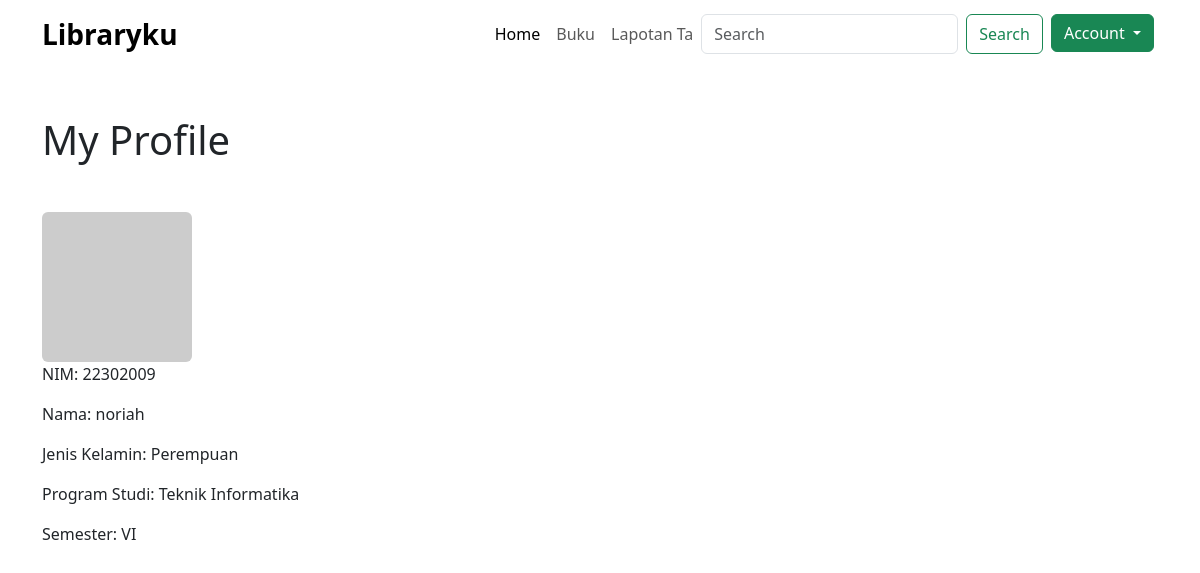
The app's page /librarybai/mypro.php (signed in) with its own data.
### tables this page shows
CREATE TABLE `mhs` (
  `nim` int(8) NOT NULL,
  `nama_mhs` varchar(50) NOT NULL,
  `jenkel` enum('Laki-Laki','Perempuan','','') NOT NULL,
  `id_prodi` int(5) NOT NULL,
  `id_smt` int(5) NOT NULL,
  `email` varchar(50) NOT NULL,
  `password` varchar(50) NOT NULL,
  `status` enum('Aktif','Cuti','DO','Undir') NOT NULL,
  `username` varchar(20) NOT NULL
);

CREATE TABLE `prodi` (
  `id_prodi` int(5) NOT NULL,
  `nama_prodi` varchar(50) NOT NULL,
  `jenjang` enum('D3','D4','','') NOT NULL,
  `status` enum('Aktif','Tidak Aktif','','') NOT NULL,
  `create_date` timestamp NOT NULL DEFAULT current_timestamp() ON UPDATE current_timestamp()
);

CREATE TABLE `smt` (
  `id_smt` int(5) NOT NULL,
  `nama_smt` enum('I','II','III','IV','V','VI','VII','VIII') NOT NULL,
  `create_date` timestamp NOT NULL DEFAULT current_timestamp() ON UPDATE current_timestamp()
);

### librarybai/mypro.php (the view, shortened to what this page needs)
<!DOCTYPE html>
<?php
include("koneksi.php");
$username_mhs = $_SESSION['username'];
$query = "SELECT mhs.*, prodi.nama_prodi, smt.nama_smt
          FROM mhs
          INNER JOIN prodi ON mhs.id_prodi = prodi.id_prodi
          INNER JOIN smt ON mhs.id_smt = smt.id_smt
          WHERE mhs.username = '$username_mhs'";
$result = mysqli_query($koneksi, $query);
if (mysqli_num_rows($result) > 0) {
    while ($row = mysqli_fetch_assoc($result)) {
?>
<html lang="en">
<head>
    <link href="https://cdn.jsdelivr.net/npm/bootstrap@5.3.2/dist/css/bootstrap.min.css" rel="stylesheet"
 />
</head>
<body>
    <div class="container">
        <nav class="navbar navbar-expand-lg .bg-light">
            <a class="navbar-brand fs-3 fw-bold" href="#">Libraryku</a>
            <div class="collapse navbar-collapse" id="navbarNavAltMarkup">
                <div class="navbar-nav ms-auto">
                    <a class="nav-link active" aria-current="page" href="mhs.php">Home</a>
                    <a class="nav-link" href="mhs.php">Buku</a>
                    <a class="nav-link" href="mhs.php">Lapotan Ta</a>
                    <form class="d-flex" role="search">
                        <input class="form-control me-2 " type="search" placeholder="Search" aria-label="Search">
                        <button class="btn btn-outline-success" type="submit">Search</button>
  <div class="dropdown me-1">
    <button type="button" class="btn btn-success dropdown-toggle ms-2" data-bs-toggle="dropdown" aria-expanded="false" data-bs-offset="10,20">
      Account
    </button>
  </div>
                </div>
            </div>
        </nav>
        <h1 class="my-5">My Profile</h1>
        <div class="row">
            <div class="col-md-6">
                   <img src="https://via.placeholder.com/150" alt="Profil Picture" class="img-fluid rounded">
                <p>NIM: <?php echo $row['nim']; ?></p>
                <p>Nama: <?php echo $row['nama_mhs']; ?></p>
                <p>Jenis Kelamin: <?php echo $row['jenkel']; ?></p>
                <p>Program Studi: <?php echo $row['nama_prodi']; ?></p>
                <p>Semester: <?php echo $row['nama_smt']; ?></p>
            </div>
        </div>
    </div>
</body>
</html>
<?php
    }
} else {
    echo "Data tidak ditemukan";
}
?>

### records on screen
mhs: nim "22302009", nama_mhs "noriah", jenkel "Perempuan", id_prodi.nama_prodi "Teknik Informatika", id_smt.nama_smt "VI"
